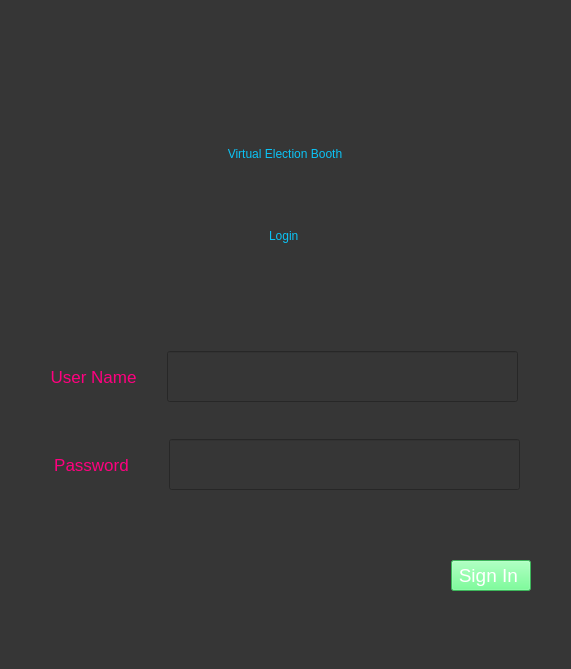
<?xml version="1.0" encoding="UTF-8"?>
<ui version="4.0">
 <class>MainWindow</class>
 <widget class="QMainWindow" name="MainWindow">
  <property name="geometry">
   <rect>
    <x>0</x>
    <y>0</y>
    <width>571</width>
    <height>669</height>
   </rect>
  </property>
  <property name="minimumSize">
   <size>
    <width>571</width>
    <height>669</height>
   </size>
  </property>
  <property name="maximumSize">
   <size>
    <width>571</width>
    <height>669</height>
   </size>
  </property>
  <property name="windowTitle">
   <string notr="true">Virtual Election Booth</string>
  </property>
  <property name="windowIcon">
   <iconset>
    <normaloff>../images/lastLogo.png</normaloff>../images/lastLogo.png</iconset>
  </property>
  <property name="styleSheet">
   <string notr="true">background-color: rgb(54, 54, 54);</string>
  </property>
  <widget class="QWidget" name="centralwidget">
   <widget class="QStackedWidget" name="stackedWidget">
    <property name="geometry">
     <rect>
      <x>10</x>
      <y>180</y>
      <width>550</width>
      <height>500</height>
     </rect>
    </property>
    <property name="minimumSize">
     <size>
      <width>550</width>
      <height>500</height>
     </size>
    </property>
    <property name="maximumSize">
     <size>
      <width>550</width>
      <height>500</height>
     </size>
    </property>
    <property name="styleSheet">
     <string notr="true">background-color: rgb(54, 54, 54);</string>
    </property>
    <property name="currentIndex">
     <number>0</number>
    </property>
    <widget class="QWidget" name="page">
     <widget class="QWidget" name="layoutWidget">
      <property name="geometry">
       <rect>
        <x>10</x>
        <y>10</y>
        <width>528</width>
        <height>91</height>
       </rect>
      </property>
      <layout class="QHBoxLayout" name="horizontalLayout_4">
       <item>
        <spacer name="horizontalSpacer_4">
         <property name="orientation">
          <enum>Qt::Horizontal</enum>
         </property>
         <property name="sizeHint" stdset="0">
          <size>
           <width>201</width>
           <height>28</height>
          </size>
         </property>
        </spacer>
       </item>
       <item>
        <widget class="QLabel" name="label_2">
         <property name="styleSheet">
          <string notr="true">font: 28pt &quot;Forte&quot;;
color:rgb(11,195,245);</string>
         </property>
         <property name="text">
          <string>Login</string>
         </property>
        </widget>
       </item>
       <item>
        <spacer name="horizontalSpacer_5">
         <property name="orientation">
          <enum>Qt::Horizontal</enum>
         </property>
         <property name="sizeHint" stdset="0">
          <size>
           <width>201</width>
           <height>28</height>
          </size>
         </property>
        </spacer>
       </item>
      </layout>
     </widget>
     <widget class="QWidget" name="layoutWidget">
      <property name="geometry">
       <rect>
        <x>60</x>
        <y>350</y>
        <width>461</width>
        <height>91</height>
       </rect>
      </property>
      <layout class="QHBoxLayout" name="horizontalLayout_3">
       <item>
        <spacer name="horizontalSpacer">
         <property name="orientation">
          <enum>Qt::Horizontal</enum>
         </property>
         <property name="sizeHint" stdset="0">
          <size>
           <width>228</width>
           <height>38</height>
          </size>
         </property>
        </spacer>
       </item>
       <item>
        <widget class="QPushButton" name="sign_ptn">
         <property name="styleSheet">
          <string notr="true">background-color: rgb(85, 255, 127);font-size:14pt;color:rgb(255, 255, 255)</string>
         </property>
         <property name="text">
          <string>Sign In </string>
         </property>
        </widget>
       </item>
      </layout>
     </widget>
     <widget class="QWidget" name="">
      <property name="geometry">
       <rect>
        <x>10</x>
        <y>140</y>
        <width>501</width>
        <height>201</height>
       </rect>
      </property>
      <layout class="QVBoxLayout" name="verticalLayout">
       <item>
        <layout class="QHBoxLayout" name="horizontalLayout">
         <property name="spacing">
          <number>0</number>
         </property>
         <item>
          <widget class="QLabel" name="mail_lpl_2">
           <property name="minimumSize">
            <size>
             <width>141</width>
             <height>41</height>
            </size>
           </property>
           <property name="maximumSize">
            <size>
             <width>141</width>
             <height>41</height>
            </size>
           </property>
           <property name="styleSheet">
            <string notr="true">color:rgb(255, 0, 127);font:13pt;
font: 75 14pt &quot;MS Shell Dlg 2&quot;;</string>
           </property>
           <property name="text">
            <string>User Name</string>
           </property>
           <property name="alignment">
            <set>Qt::AlignCenter</set>
           </property>
          </widget>
         </item>
         <item>
          <widget class="QLineEdit" name="line_mail_2">
           <property name="maximumSize">
            <size>
             <width>351</width>
             <height>51</height>
            </size>
           </property>
           <property name="styleSheet">
            <string notr="true">color:rgb(255, 255, 255);font:14pt;</string>
           </property>
          </widget>
         </item>
        </layout>
       </item>
       <item>
        <layout class="QHBoxLayout" name="horizontalLayout_2">
         <item>
          <widget class="QLabel" name="pass_lpl_2">
           <property name="minimumSize">
            <size>
             <width>141</width>
             <height>41</height>
            </size>
           </property>
           <property name="maximumSize">
            <size>
             <width>141</width>
             <height>41</height>
            </size>
           </property>
           <property name="styleSheet">
            <string notr="true">color:rgb(255, 0, 127);font:13pt;
font: 75 14pt &quot;MS Shell Dlg 2&quot;;</string>
           </property>
           <property name="text">
            <string>Password</string>
           </property>
           <property name="alignment">
            <set>Qt::AlignCenter</set>
           </property>
          </widget>
         </item>
         <item>
          <widget class="QLineEdit" name="line_pass_2">
           <property name="maximumSize">
            <size>
             <width>351</width>
             <height>51</height>
            </size>
           </property>
           <property name="styleSheet">
            <string notr="true">color:rgb(255, 255, 255);font:14pt;</string>
           </property>
          </widget>
         </item>
        </layout>
       </item>
      </layout>
     </widget>
    </widget>
    <widget class="QWidget" name="page_2">
     <widget class="QWidget" name="layoutWidget">
      <property name="geometry">
       <rect>
        <x>10</x>
        <y>10</y>
        <width>521</width>
        <height>321</height>
       </rect>
      </property>
      <layout class="QVBoxLayout" name="verticalLayout_2">
       <property name="spacing">
        <number>0</number>
       </property>
       <item>
        <widget class="QRadioButton" name="person_1">
         <property name="minimumSize">
          <size>
           <width>400</width>
           <height>50</height>
          </size>
         </property>
         <property name="styleSheet">
          <string notr="true">color:rgb(255, 0, 0);font:20pt;
</string>
         </property>
         <property name="text">
          <string>person1</string>
         </property>
        </widget>
       </item>
       <item>
        <widget class="QRadioButton" name="person_2">
         <property name="layoutDirection">
          <enum>Qt::LeftToRight</enum>
         </property>
         <property name="styleSheet">
          <string notr="true">color:rgb(0, 0, 255);font:20pt;
</string>
         </property>
         <property name="text">
          <string>person2</string>
         </property>
        </widget>
       </item>
      </layout>
     </widget>
     <widget class="QWidget" name="layoutWidget">
      <property name="geometry">
       <rect>
        <x>20</x>
        <y>360</y>
        <width>511</width>
        <height>91</height>
       </rect>
      </property>
      <layout class="QHBoxLayout" name="horizontalLayout_5">
       <item>
        <spacer name="horizontalSpacer_2">
         <property name="orientation">
          <enum>Qt::Horizontal</enum>
         </property>
         <property name="sizeHint" stdset="0">
          <size>
           <width>328</width>
           <height>20</height>
          </size>
         </property>
        </spacer>
       </item>
       <item>
        <widget class="QPushButton" name="send_vote_2">
         <property name="minimumSize">
          <size>
           <width>150</width>
           <height>50</height>
          </size>
         </property>
         <property name="styleSheet">
          <string notr="true">background-color: rgb(85, 255, 127);font-size:14pt;color:rgb(255, 255, 255)</string>
         </property>
         <property name="text">
          <string>send</string>
         </property>
        </widget>
       </item>
      </layout>
     </widget>
    </widget>
   </widget>
   <widget class="QLabel" name="label">
    <property name="geometry">
     <rect>
      <x>10</x>
      <y>10</y>
      <width>550</width>
      <height>80</height>
     </rect>
    </property>
    <property name="minimumSize">
     <size>
      <width>550</width>
      <height>80</height>
     </size>
    </property>
    <property name="maximumSize">
     <size>
      <width>550</width>
      <height>80</height>
     </size>
    </property>
    <property name="styleSheet">
     <string notr="true">background-color: rgb(54, 54, 54);</string>
    </property>
    <property name="frameShape">
     <enum>QFrame::NoFrame</enum>
    </property>
    <property name="text">
     <string/>
    </property>
    <property name="pixmap">
     <pixmap>../images/5.png</pixmap>
    </property>
    <property name="scaledContents">
     <bool>true</bool>
    </property>
    <property name="alignment">
     <set>Qt::AlignLeading|Qt::AlignLeft|Qt::AlignVCenter</set>
    </property>
    <property name="wordWrap">
     <bool>false</bool>
    </property>
   </widget>
   <widget class="QLabel" name="label_3">
    <property name="geometry">
     <rect>
      <x>10</x>
      <y>110</y>
      <width>550</width>
      <height>51</height>
     </rect>
    </property>
    <property name="minimumSize">
     <size>
      <width>550</width>
      <height>51</height>
     </size>
    </property>
    <property name="maximumSize">
     <size>
      <width>550</width>
      <height>51</height>
     </size>
    </property>
    <property name="layoutDirection">
     <enum>Qt::LeftToRight</enum>
    </property>
    <property name="styleSheet">
     <string notr="true">font: 28pt &quot;Forte&quot;;
color:rgb(11,195,245);</string>
    </property>
    <property name="text">
     <string>Virtual Election Booth</string>
    </property>
    <property name="scaledContents">
     <bool>false</bool>
    </property>
    <property name="alignment">
     <set>Qt::AlignBottom|Qt::AlignHCenter</set>
    </property>
   </widget>
  </widget>
  <widget class="QStatusBar" name="statusBar"/>
 </widget>
 <resources/>
 <connections/>
</ui>
